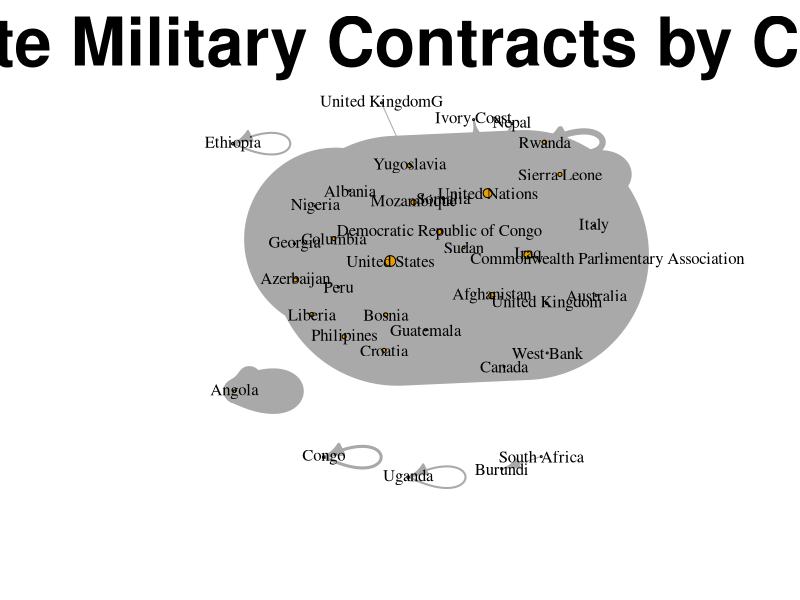

Write R code to recreate this figure.
## ---- chunk 1
knitr::opts_chunk$set(echo = TRUE)

# Store string containing all required packages
my_packages <- c('igraph', 'RColorBrewer', 'ggplot2', 'dplyr', 'janitor', 'stringr', 'stopwords')

## ---- chunk 2
# Store all installed packages
ya_installed <- library()$results[,1]

# Check whether required packages are already installed and grab only those that still need installation
need_install<-my_packages[!(my_packages %in% ya_installed)]

#install required packages
lapply(need_install, install.packages, character.only = TRUE)

## ---- chunk 3
# Store all installed packages
ya_loaded <- (.packages())

# Check whether required packages are already installed and grab only those that still need installation
need_load<-my_packages[!(my_packages %in% ya_loaded)]

# Load required packages
lapply(need_load, require, character.only = TRUE)
## ---- chunk 4
PSD <- read.csv("PSD_V4_1990-2007_csv.csv", row.names=NULL, sep=";")

View(PSD)
head(PSD)
summarize(PSD)
## ---- chunk 5
prepped_data <- PSD %>%
  group_by(clientsc, locsc) %>%
  summarize(
    contract_no = sum(nofirm)
  )
View(prepped_data)

#Change country codes to actual names
for (i in prepped_data) {
  prepped_data$clientsc <- str_replace_all(prepped_data$clientsc, "ANG", "Angola")
  prepped_data$clientsc <- str_replace_all(prepped_data$clientsc, "AUL", "Australia")
  prepped_data$clientsc <- str_replace_all(prepped_data$clientsc, "AZE", "Azerbaijan")
  prepped_data$clientsc <- str_replace_all(prepped_data$clientsc, "BOS", "Bosnia")
  prepped_data$clientsc <- str_replace_all(prepped_data$clientsc, "CAN", "Canada")
  prepped_data$clientsc <- str_replace_all(prepped_data$clientsc, "COL", "Columbia")
  prepped_data$clientsc <- str_replace_all(prepped_data$clientsc, "CON", "Congo")
  prepped_data$clientsc <- str_replace_all(prepped_data$clientsc, "CPA", "Commonwealth Parlimentary Association")
  prepped_data$clientsc <- str_replace_all(prepped_data$clientsc, "CRO", "Croatia")
  prepped_data$clientsc <- str_replace_all(prepped_data$clientsc, "DRC", "Democratic Republic of Congo")
  prepped_data$clientsc <- str_replace_all(prepped_data$clientsc, "ETH", "Ethiopia")
  prepped_data$clientsc <- str_replace_all(prepped_data$clientsc, "IRQ", "Iraq")
  prepped_data$clientsc <- str_replace_all(prepped_data$clientsc, "ITA", "Italy")
  prepped_data$clientsc <- str_replace_all(prepped_data$clientsc, "LBR", "Liberia")
  prepped_data$clientsc <- str_replace_all(prepped_data$clientsc, "MZM", "Mozambique")
  prepped_data$clientsc <- str_replace_all(prepped_data$clientsc, "PHI", "Philipines")
  prepped_data$clientsc <- str_replace_all(prepped_data$clientsc, "RWA", "Rwanda")
  prepped_data$clientsc <- str_replace_all(prepped_data$clientsc, "SAF", "South Africa")
  prepped_data$clientsc <- str_replace_all(prepped_data$clientsc, "SIE", "Sierra Leone")
  prepped_data$clientsc <- str_replace_all(prepped_data$clientsc, "UGA", "Uganda")
  prepped_data$clientsc <- str_replace_all(prepped_data$clientsc, "UK", "United Kingdom")
  prepped_data$clientsc <- str_replace_all(prepped_data$clientsc, "UKG", "United Kingdom")
  prepped_data$clientsc <- str_replace_all(prepped_data$clientsc, "UN", "United Nations")
  prepped_data$clientsc <- str_replace_all(prepped_data$clientsc, "USA", "United States")
  prepped_data$clientsc <- str_replace_all(prepped_data$clientsc, "WB", "West Bank")
  prepped_data$locsc <- str_replace_all(prepped_data$locsc, "ANG", "Angola")
  prepped_data$locsc <- str_replace_all(prepped_data$locsc, "IRQ", "Iraq")
  prepped_data$locsc <- str_replace_all(prepped_data$locsc, "COL", "Columbia")
  prepped_data$locsc <- str_replace_all(prepped_data$locsc, "AZE", "Azerbaijan")
  prepped_data$locsc <- str_replace_all(prepped_data$locsc, "BOS", "Bosnia")
  prepped_data$locsc <- str_replace_all(prepped_data$locsc, "AFG", "Afghanistan")
  prepped_data$locsc <- str_replace_all(prepped_data$locsc, "CON", "Congo")
  prepped_data$locsc <- str_replace_all(prepped_data$locsc, "CRO", "Croatia")
  prepped_data$locsc <- str_replace_all(prepped_data$locsc, "DRC", "Democratic Republic of Congo")
  prepped_data$locsc <- str_replace_all(prepped_data$locsc, "ETH", "Ethiopia")
  prepped_data$locsc <- str_replace_all(prepped_data$locsc, "LBR", "Liberia")
  prepped_data$locsc <- str_replace_all(prepped_data$locsc, "MZM", "Mozambique")
  prepped_data$locsc <- str_replace_all(prepped_data$locsc, "PHI", "Philipines")
  prepped_data$locsc <- str_replace_all(prepped_data$locsc, "RWA", "Rwanda")
  prepped_data$locsc <- str_replace_all(prepped_data$locsc, "BUI", "Burundi")
  prepped_data$locsc <- str_replace_all(prepped_data$locsc, "SIE", "Sierra Leone")
  prepped_data$locsc <- str_replace_all(prepped_data$locsc, "UGA", "Uganda")
  prepped_data$locsc <- str_replace_all(prepped_data$locsc, "YUG", "Yugoslavia")
  prepped_data$locsc <- str_replace_all(prepped_data$locsc, "SUD", "Sudan")
  prepped_data$locsc <- str_replace_all(prepped_data$locsc, "NEP", "Nepal")
  prepped_data$locsc <- str_replace_all(prepped_data$locsc, "SOM", "Somalia")
  prepped_data$locsc <- str_replace_all(prepped_data$locsc, "IVO", "Ivory Coast")
  prepped_data$locsc <- str_replace_all(prepped_data$locsc, "GRG", "Georgia")
  prepped_data$locsc <- str_replace_all(prepped_data$locsc, "NIG", "Nigeria")
  prepped_data$locsc <- str_replace_all(prepped_data$locsc, "ALB", "Albania")
  prepped_data$locsc <- str_replace_all(prepped_data$locsc, "GUA", "Guatemala")
  prepped_data$locsc <- str_replace_all(prepped_data$locsc, "PER", "Peru")
}
View(prepped_data)
## ---- chunk 6
PSD_matrix <- as.matrix(prepped_data)
#View(PSD_matrix)

PSD.g <- graph_from_data_frame(PSD_matrix, directed = TRUE) #Directed because I want to know which country a contract is coming from
PSD.g #and where it is going
## ---- chunk 7
V(PSD.g)$vertex_degree <- igraph::degree(PSD.g) #Assign a degree attribute

edge_weights <- E(PSD.g)$edge_weight <- prepped_data$contract_no #Make edgeweights the number of firms employed
#edge_colors <- E(PSD.g)$edge_color <- PSD$task #Make edges different colors based on the type of contracting

#Preliminary Visualization
set.seed(375)#For reproduceability
lo_nice = layout_nicely(PSD.g)#layout_nicely automatically selects the best layout
png(file="PrivateSecurityNetwork.png", width=10000, height=10000, res = 400)#Save the visualization as a png
plot(PSD.g, layout = lo_nice, vertex.size = log(V(PSD.g)$vertex_degree) * 2, edge.width = edge_weights, edge.arrow.size = 0.9,
     vertex.label.color = "black") +
  title("Private Military Contracts by Country", cex.main = 4)
  #+ palette.colors(palette = "RdPu")#cex.main = size of title
dev.off()#Necessary when saving the visualization as a png
## ---- chunk 8
print("PSD.g 5 number summary")
print("Size:")
vcount(PSD.g)
print("Density")
edge_density(PSD.g)
print("Components:")
components(PSD.g)
print("Diameter:")
diameter(PSD.g)
print("Transitivity:")
transitivity(PSD.g)

